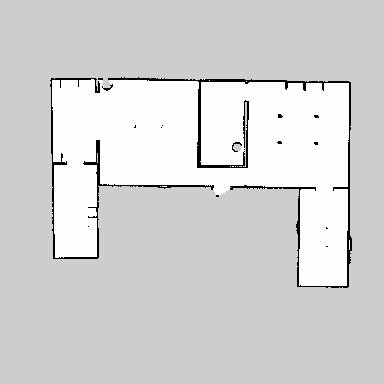
#> input picture HerbalTea/house_map.png, 384 x 384 px
$ python submapper.py
#> lines starting #> are read from the running program, lines starting #| are printed output that depends on the picture
# importing the module
import cv2
import faulthandler

faulthandler.enable()
# function to display the coordinates of
# of the points clicked on the image
cord = ([0,0,384,384],[240, 70, 125, 125],[45,75,55,95],[85,70,120,120],[290,180,65,110])
raw_img = cv2.imread('house_map.png', 1)
#> raw_img is the input picture: shape (384, 384, 3); min 0, max 254, mean 212.7
#cv2.imwrite("cache.png",img)
def click_event(event, x, y, flags, params):

	# checking for left mouse clicks
	if event == cv2.EVENT_LBUTTONDOWN:

		#img = cv2.imread('cache.png', 1)
		img = raw_img[cord[i][1]:cord[i][1]+cord[i][3], cord[i][0]:cord[i][0]+cord[i][2]]

		# displaying the coordinates
		# on the Shell
		print(x, ' ', y)
		global refPt
		refPt=[(x,y)]

		# displaying the coordinates
		# on the image window
		font = cv2.FONT_HERSHEY_SIMPLEX
		cv2.putText(img, '.', (x,y), font,1, (255, 0, 0), 2)
		cv2.imshow('image', img)


# driver function
#if __name__=="__main__":
def submap_maker():
	# reading the image
	global i
	raw_img = cv2.imread('house_map.png', 1)
	i = int(input())
#> the answer given: 3
	print(i)
	img = raw_img[cord[i][1]:cord[i][1]+cord[i][3], cord[i][0]:cord[i][0]+cord[i][2]]
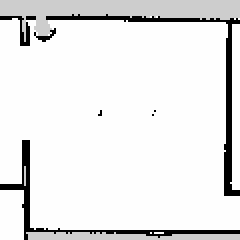
#> img: shape (120, 120, 3) (shown 2 times larger); min 0, max 254, mean 231.7
	#cv2.imwrite("cache.png",img)

	# displaying the image
	cv2.imshow('image', img)
	print(img.shape)
#| (120, 120, 3)

	# setting mouse hadler for the image
	# and calling the click_event() function
	cv2.setMouseCallback('image', click_event)

	cv2.waitKey(0)
	cv2.destroyAllWindows()


submap_maker()
#> (the run stopped early here; a loop or call above may not have finished)
